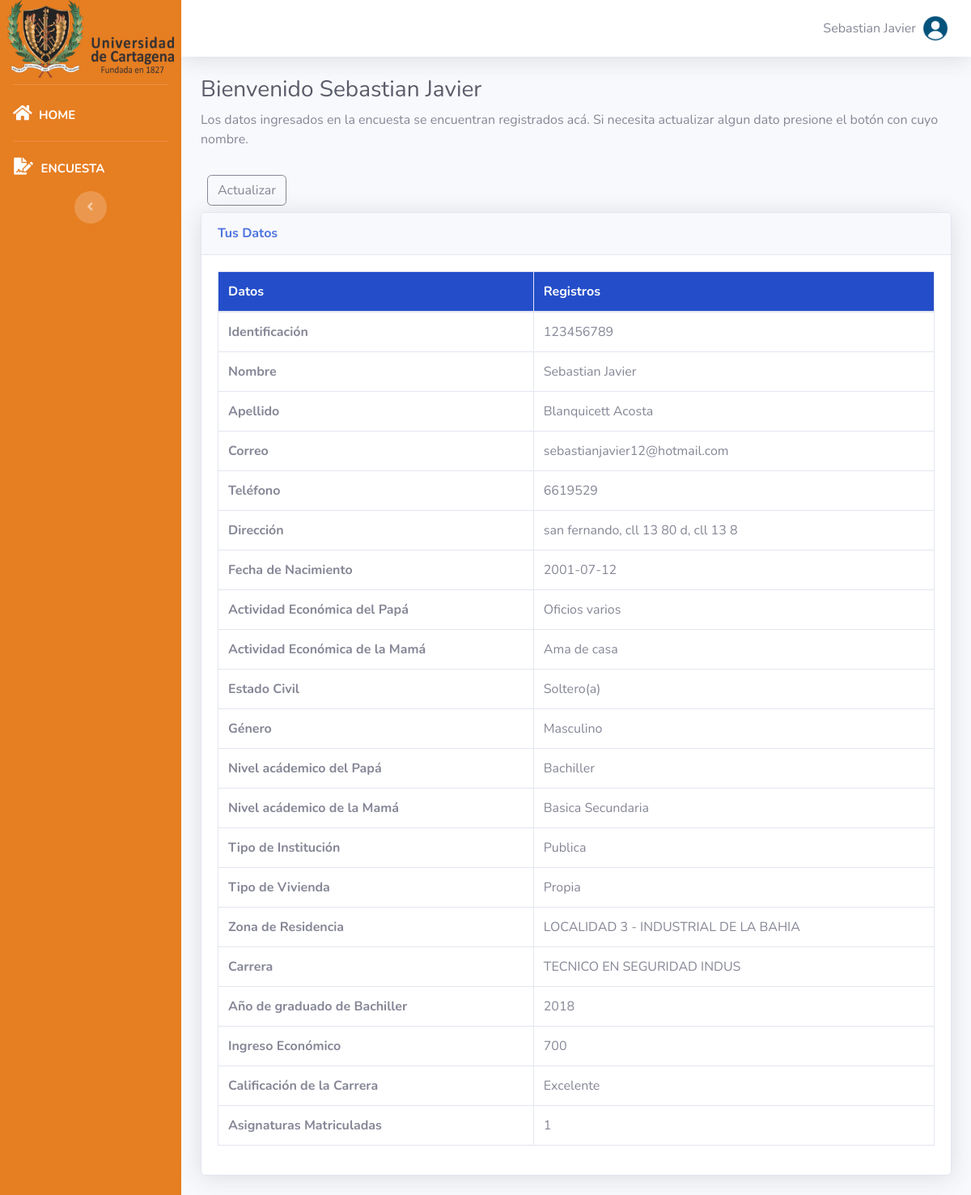
Page /tables.php (signed in) on the committed database.
### tables this page shows
CREATE TABLE `encuesta_dhr` (
  `id` int(11) NOT NULL,
  `nombre` varchar(25) NOT NULL,
  `apellido` varchar(31) NOT NULL,
  `identificacion` int(11) NOT NULL,
  `email` varchar(30) NOT NULL,
  `telefono` varchar(13) NOT NULL,
  `direccion` varchar(35) NOT NULL,
  `actividaddelpapa` varchar(20) NOT NULL,
  `actividaddelamama` varchar(20) NOT NULL,
  `id_estadocivil` int(11) NOT NULL,
  `id_genero` int(11) NOT NULL,
  `nacimiento` date NOT NULL,
  `id_nivelacademicoPapa` int(11) NOT NULL,
  `id_nivelacademicoMama` int(11) NOT NULL,
  `tipodeinstitucion` varchar(9) NOT NULL,
  `id_tipodevivienda` int(11) NOT NULL,
  `id_region` int(50) NOT NULL,
  `carrera` varchar(26) NOT NULL,
  `tiempo_de_graduado` int(11) NOT NULL,
  `id_ingresoeconomico` int(11) NOT NULL,
  `calificatucarrera` varchar(10) NOT NULL,
  `asignaturas_matriculadas` tinyint(4) NOT NULL
);

CREATE TABLE `estadocivil_dhr` (
  `id` int(11) NOT NULL,
  `estadocivil` text NOT NULL
);

CREATE TABLE `genero_dhr` (
  `id` int(11) NOT NULL,
  `genero` varchar(30) NOT NULL
);

CREATE TABLE `nivelacademicopapa_dhr` (
  `id` int(11) NOT NULL,
  `nivelacademico_papa` varchar(22) NOT NULL
);

CREATE TABLE `nivelacademicomama_dhr` (
  `id` int(11) NOT NULL,
  `nivelacademico_mama` varchar(60) NOT NULL
);

CREATE TABLE `tipodeinstitucion_dhr` (
  `id` int(11) NOT NULL,
  `tipodeinstitucion` varchar(12) NOT NULL
);

CREATE TABLE `tipodevivienda_dhr` (
  `id` int(11) NOT NULL,
  `tipodevivienda` varchar(9) NOT NULL
);

CREATE TABLE `region_dhr` (
  `id` int(11) NOT NULL,
  `region` varchar(50) NOT NULL
);

CREATE TABLE `tiempo_de_graduado_dhr` (
  `id` int(11) NOT NULL,
  `tiempo_de_graduado` int(11) NOT NULL
);

CREATE TABLE `calificatucarrera_dhr` (
  `id` int(11) NOT NULL,
  `calificatucarrera` varchar(22) NOT NULL
);

### tables.php (the view, shortened to what this page needs)
<?php
include_once('conexion.php');
?>
<?php
try {
$sql="SELECT region_dhr.region,
genero_dhr.genero,
estadocivil_dhr.estadocivil,
nivelacademicomama_dhr.nivelacademico_mama,
nivelacademicopapa_dhr.nivelacademico_papa,
tipodevivienda_dhr.tipodevivienda,
tipodeinstitucion_dhr.tipodeinstitucion,
tiempo_de_graduado_dhr.tiempo_de_graduado,
calificatucarrera_dhr.calificatucarrera,
encuesta_dhr.identificacion,encuesta_dhr.nombre,encuesta_dhr.apellido,encuesta_dhr.email,
encuesta_dhr.telefono,encuesta_dhr.direccion,encuesta_dhr.nacimiento,encuesta_dhr.actividaddelpapa,
encuesta_dhr.actividaddelamama,encuesta_dhr.carrera,encuesta_dhr.id_ingresoeconomico,encuesta_dhr.asignaturas_matriculadas
FROM encuesta_dhr
INNER JOIN region_dhr ON encuesta_dhr.id_region = region_dhr.id
INNER JOIN genero_dhr ON encuesta_dhr.id_genero = genero_dhr.id
INNER JOIN estadocivil_dhr ON encuesta_dhr.id_estadocivil = estadocivil_dhr.id
INNER JOIN nivelacademicomama_dhr ON encuesta_dhr.id_nivelacademicoMama = nivelacademicomama_dhr.id
INNER JOIN nivelacademicopapa_dhr ON encuesta_dhr.id_nivelacademicoPapa = nivelacademicopapa_dhr.id
INNER JOIN tipodevivienda_dhr ON encuesta_dhr.id_tipodevivienda = tipodevivienda_dhr.id
INNER JOIN tipodeinstitucion_dhr ON encuesta_dhr.tipodeinstitucion = tipodeinstitucion_dhr.id
INNER JOIN tiempo_de_graduado_dhr ON encuesta_dhr.tiempo_de_graduado = tiempo_de_graduado_dhr.id
INNER JOIN calificatucarrera_dhr ON encuesta_dhr.calificatucarrera = calificatucarrera_dhr.id
WHERE identificacion = ?";
$stm=$conn->prepare($sql);
$stm->execute(array($_SESSION['identificacion']));
} catch (Exception $e){
  echo'connected failed:'.$e->getMessage();
}
?>
<!DOCTYPE html>
<html lang="en">
<head>
  <link href="vendor/fontawesome-free/css/all.min.css" rel="stylesheet" type="text/css">
  <link href="css/sb-admin-2.min.css" rel="stylesheet">
  <link href="vendor/datatables/dataTables.bootstrap4.min.css" rel="stylesheet">
</head>
<body >
  <?php
include_once("headerynav.php");
?>
        <div class="container-fluid">
          <h1 class="h3 mb-2 text-gray-800"> Bienvenido  <?=$_SESSION['nombre']?></h1>
          <p class="mb-4">Los datos ingresados en la encuesta se encuentran registrados acá.
  Si necesita actualizar algun dato presione el botón con cuyo nombre.</p>
<a href="editar.php" class="btn btn-outline-secondary" style="margin: 0.5em;"> Actualizar </a>
          <div class="card shadow mb-4">
            <div class="card-header py-3">
              <h6 class="m-0 font-weight-bold text-primary">Tus Datos</h6>
            </div>
            <div class="card-body">
              <div class="table-responsive">
                <table class="table table-bordered" id="dataTable" width="100%" cellspacing="0">
                  <thead  style="background-color:#244ec9; ">
                    <tr>
                      <th  style="color: white">Datos</th>
                      <th  style="color: white">Registros</th>
                    </tr>
                  </thead>
                  <tbody>
                  <?php
 $rows=$stm->fetchAll(PDO::FETCH_OBJ);
 foreach($rows as $row){
  echo "<tr>
      <th >Identificación</th>
    <td>$row->identificacion </td>
    </tr>
    <tr>
      <th >Nombre</th>
      <td>$row->nombre</td>
    </tr>
    <tr>
      <th >Apellido</th>
      <td>$row->apellido</td>
    </tr>
    <tr>
      <th >Correo</th>
      <td>$row->email</td>
    </tr>
    <tr>
      <th >Teléfono</th>
      <td>$row->telefono </td>
    </tr>
    <tr>
      <th >Dirección</th>
      <td>$row->direccion</td>
    </tr>
    <tr>
      <th >Fecha de Nacimiento</th>
      <td>$row->nacimiento </td>
    </tr>
    <tr>
      <th >Actividad Económica del Papá</th>
      <td> $row->actividaddelpapa </td>
    </tr>
    <tr>
      <th scope='row'>Actividad Económica de la Mamá</th>
      <td>$row->actividaddelamama </td>
    </tr>
    <tr>
      <th scope='row'>Estado Civil</th>
      <td> $row->estadocivil</td>
    </tr>
     <tr>
      <th scope='row'>Género</th>
      <td>$row->genero </td>
    </tr>
     <tr>
      <th scope='row'>Nivel acádemico del Papá</th>
      <td>$row->nivelacademico_papa </td>
    </tr>
     <tr>
      <th scope='row'>Nivel acádemico de la Mamá</th>
      <td> $row->nivelacademico_mama </td>
    </tr>
     <tr>
      <th scope='row'>Tipo de Institución</th>
      <td>$row->tipodeinstitucion </td>
    </tr>
    <tr>
      <th scope='row'>Tipo de Vivienda</th>
      <td>$row->tipodevivienda</td>
    </tr>
    <tr>
      <th >Zona de Residencia</th>
      <td>$row->region</td>
    </tr>
    <tr>
      <th >Carrera</th>
      <td>$row->carrera</td>
    </tr>
    <tr>
      <th >Año de graduado de Bachiller</th>
      <td>$row->tiempo_de_graduado</td>
    </tr>
    <tr>
      <th >Ingreso Económico</th>
      <td>$row->id_ingresoeconomico</td>
    </tr>
    <tr>
      <th >Calificación de la Carrera</th>
      <td>$row->calificatucarrera</td>
    </tr>
    <tr>
      <th >Asignaturas Matriculadas</th>
      <td>$row->asignaturas_matriculadas</td>
    </tr>
  </tbody>
</table> "; } ?>
              </div>
            </div>
          </div>
        </div>
</body>
</html>

### headerynav.php (shortened to what this page needs)
<!DOCTYPE html>
<html lang="en">
<head>
  <link href="font-awesome/css/font-awesome.min.css" rel="stylesheet">
  <link href="vendor/fontawesome-free/css/all.min.css" rel="stylesheet" type="text/css">
  <link href="css/sb-admin-2.min.css" rel="stylesheet">
</head>
<body id="page-top">
  <div id="wrapper">
  <ul class="navbar-nav bg-gradient-primary sidebar sidebar-dark accordion" id="accordionSidebar" style="background:#E67E22;" >
          <div style="text-align: center;" class="sidebar-brand-icon rotate-n-0 responsive">
                <img style="width: 206px; height: 13 0px;" src="img/logoudc.png" alt="">
          </div>
     <hr class="sidebar-divider my-2">
     <li class="nav-item active">
       <a class="nav-link" href="contenidoindex.php">
       <i class="fas fa-home" style="font-size: 21px;"></i>
         <span style="font-size: 15px" >HOME</span></a>
     </li>
     <hr class="sidebar-divider my-1">
     <li class="nav-item active">
       <a class="nav-link collapsed" href="validateencuesta.php" >
         <i class="fas fa-fw fa-file-signature" style="font-size: 21px;"></i>
         <span style="font-size: 15px;">ENCUESTA</span>
       </a>
     </li>
     <div class="text-center d-none d-md-inline">
        <button class="rounded-circle border-0" id="sidebarToggle"></button>
      </div>
    </ul>
    <div id="content-wrapper" class="d-flex flex-column">
      <div id="content">
        <nav class="navbar navbar-expand navbar-light bg-white topbar mb-4 static-top shadow">
          <ul class="navbar-nav ml-auto">
            <li class="nav-item dropdown no-arrow">
              <a class="nav-link dropdown-toggle" href="#" id="userDropdown" role="button" data-toggle="dropdown" aria-haspopup="true" aria-expanded="false">
                <span class="mr-2 d-none d-lg-inline text-gray-600 small" style="font-size:16px; " > <?=$_SESSION['nombre']?></span>
                <img class="img-profile rounded"  src="img/user.png" >
              </a>
            </li>
          </ul>
        </nav>
</div>
</body>
</html>

### rows in the picture
encuesta_dhr: identificacion "123456789", nombre "Sebastian Javier", apellido "Blanquicett Acosta", email "sebastianjavier12@hotmail.com", telefono "6619529", direccion "san fernando, cll 13 80 d, cll 13 8", nacimiento "2001-07-12", actividaddelpapa "Oficios varios", actividaddelamama "Ama de casa", estadocivil_dhr.estadocivil "Soltero(a)", genero_dhr.genero "Masculino", nivelacademicopapa_dhr.nivelacademico_papa "Bachiller", nivelacademicomama_dhr.nivelacademico_mama "Basica Secundaria", tipodeinstitucion_dhr.tipodeinstitucion "Publica", tipodevivienda_dhr.tipodevivienda "Propia", region_dhr.region "LOCALIDAD 3 - INDUSTRIAL DE LA BAHIA", carrera "TECNICO EN SEGURIDAD INDUS", tiempo_de_graduado_dhr.tiempo_de_graduado "2018", id_ingresoeconomico "700", calificatucarrera_dhr.calificatucarrera "Excelente", asignaturas_matriculadas "1"

### other values in the picture
$_SESSION['nombre'] "Sebastian Javier"
